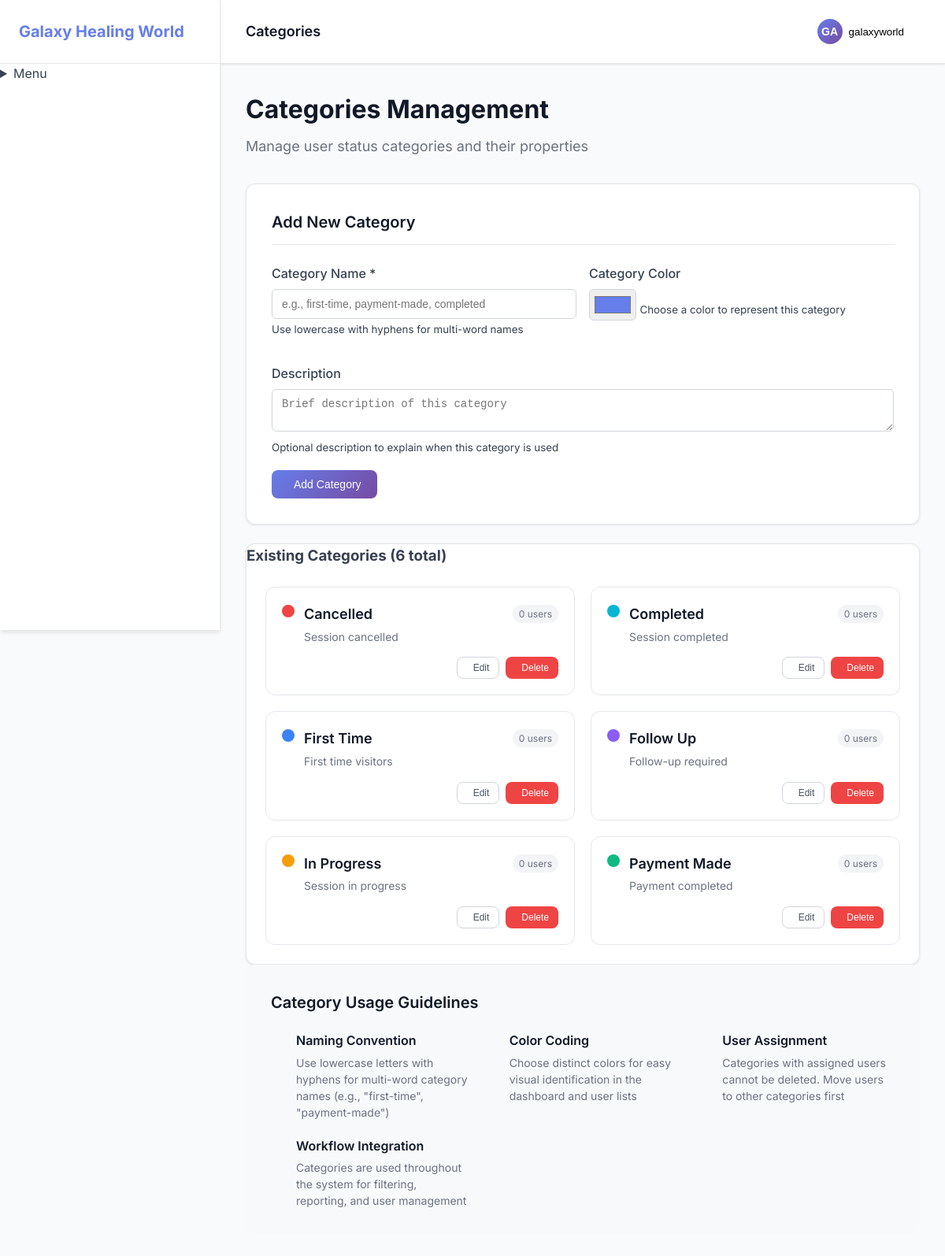
Screenshot of /admin/categories.php (signed in) with the database file from the repository.
### tables this page shows
CREATE TABLE categories (
                id INTEGER PRIMARY KEY AUTOINCREMENT,
                name VARCHAR(100) NOT NULL UNIQUE,
                description TEXT,
                color VARCHAR(7) DEFAULT '#667eea',
                created_at DATETIME DEFAULT CURRENT_TIMESTAMP
            );

### config/config.php (called while the page is built, shortened)
<?php
class Config {
    private static $config = [
        'site' => [
            'name' => 'Galaxy Healing World',
            'description' => 'Your journey to healing starts here',
            'email' => 'info@galaxyhealingworld.com',
            'phone' => '+1234567890',
            'address' => ''
        ],
        'database' => [
            'type' => 'sqlite',
            'sqlite_path' => '',
            'mysql' => [
                'host' => 'localhost',
                'username' => '',
                'password' => '',
                'database' => ''
            ]
        ],
        'email' => [
            'smtp_host' => '',
            'smtp_port' => 587,
            'smtp_username' => '',
            'smtp_password' => '',
            'from_email' => '',
            'from_name' => 'Galaxy Healing World'
        ],
        'payment' => [
            'upi_id' => '',
            'qr_code_path' => '/assets/images/payment-qr.png',
            'whatsapp_number' => '',
            'first_session_amount' => 500
        ]
    ];
    public static function get($key = null) {
        $keys = explode('.', $key);
        $value = self::$config;
        foreach ($keys as $k) {
            if (isset($value[$k])) {
                $value = $value[$k];
            } else {
                return null;
            }
        }
        return $value;
    }
    public static function load() {
        $configFile = __DIR__ . '/settings.json';
        if (file_exists($configFile)) {
            $config = json_decode(file_get_contents($configFile), true);
            if ($config) {
                self::$config = array_replace_recursive(self::$config, $config);
            }
        }
    }
}
?>

### admin/categories.php (the view, shortened to what this page needs)
<?php
require_once '../config/config.php';
$db = Database::getInstance();
$pdo = $db->getConnection();
$stmt = $pdo->query("
    SELECT c.*,
           (SELECT COUNT(*) FROM users u WHERE u.status = c.name) as user_count
    FROM categories c
    ORDER BY c.name
");
$categories = $stmt->fetchAll();
?>
<!DOCTYPE html>
<html lang="en">
<head>
    <link rel="stylesheet" href="../assets/css/admin.css">
    <link rel="stylesheet" href="https://cdn.jsdelivr.net/npm/feather-icons@4.28.0/feather.min.css">
</head>
<body>
    <div class="admin-layout">
        <?php include 'includes/sidebar.php'; ?>
        <div class="admin-content">
            <?php include 'includes/header.php'; ?>
            <main class="main-content">
                <div class="page-header">
                    <h1>Categories Management</h1>
                    <p>Manage user status categories and their properties</p>
                </div>
                <div class="form-section">
                    <h3>Add New Category</h3>
                    <form method="POST" class="category-form">
                        <div class="form-row">
                            <div class="form-group">
                                <label for="name">Category Name <span class="required">*</span></label>
                                <input type="text" id="name" name="name" required class="form-control"
                                       placeholder="e.g., first-time, payment-made, completed"
                                       aria-describedby="name-help">
                                <small id="name-help">Use lowercase with hyphens for multi-word names</small>
                            </div>
                            <div class="form-group">
                                <label for="color">Category Color</label>
                                <input type="color" id="color" name="color" value="#667eea" class="form-control color-input"
                                       aria-describedby="color-help">
                                <small id="color-help">Choose a color to represent this category</small>
                            </div>
                        </div>
                        <div class="form-group">
                            <label for="description">Description</label>
                            <textarea id="description" name="description" rows="2" class="form-control"
                                      placeholder="Brief description of this category"
                                      aria-describedby="description-help"></textarea>
                            <small id="description-help">Optional description to explain when this category is used</small>
                        </div>
                        <button type="submit" class="btn btn-primary">
                            Add Category
                        </button>
                    </form>
                </div>
                <div class="table-container">
                    <div class="table-header">
                        <h3>Existing Categories (<?php echo count($categories); ?> total)</h3>
                    </div>
                    <?php if (empty($categories)): ?>
                        <div class="empty-state" role="status" aria-live="polite">
                            <i data-feather="tag" aria-hidden="true"></i>
                            <h3>No categories found</h3>
                            <p>Add your first category using the form above.</p>
                        </div>
                    <?php else: ?>
                        <div class="categories-grid">
                            <?php foreach ($categories as $category): ?>
                                <div class="category-card">
                                    <div class="category-header">
                                        <div class="category-color"
                                             style="background-color: <?php echo htmlspecialchars($category['color']); ?>"
                                             aria-label="Category color"></div>
                                        <div class="category-info">
                                            <h4 class="category-name">
                                                <?php echo htmlspecialchars(ucwords(str_replace('-', ' ', $category['name']))); ?>
                                            </h4>
                                            <p class="category-description">
                                                <?php echo htmlspecialchars($category['description'] ?: 'No description'); ?>
                                            </p>
                                        </div>
                                        <div class="category-usage">
                                            <span class="usage-count" aria-label="<?php echo $category['user_count']; ?> users assigned">
                                                <?php echo $category['user_count']; ?> users
                                            </span>
                                        </div>
                                    </div>
                                    <div class="category-actions">
                                        <button type="button" class="btn btn-small btn-outline"
                                                onclick="editCategory(<?php echo htmlspecialchars(json_encode($category)); ?>)"
                                                aria-label="Edit <?php echo htmlspecialchars($category['name']); ?> category">
                                            Edit
                                        </button>
                                        <?php if ($category['user_count'] == 0): ?>
                                            <button type="button" class="btn btn-small btn-danger"
                                                    onclick="deleteCategory(<?php echo $category['id']; ?>, '<?php echo htmlspecialchars($category['name']); ?>')"
                                                    aria-label="Delete <?php echo htmlspecialchars($category['name']); ?> category">
                                                Delete
                                            </button>
                                        <?php endif; ?>
                                    </div>
                                </div>
                            <?php endforeach; ?>
                        </div>
                    <?php endif; ?>
                </div>
                <div class="info-section">
                    <h3>Category Usage Guidelines</h3>
                    <div class="info-grid">
                        <div class="info-item">
                            <i data-feather="info" aria-hidden="true"></i>
                            <div>
                                <h4>Naming Convention</h4>
                                <p>Use lowercase letters with hyphens for multi-word category names (e.g., "first-time", "payment-made")</p>
                            </div>
                        </div>
                        <div class="info-item">
                            <i data-feather="palette" aria-hidden="true"></i>
                            <div>
                                <h4>Color Coding</h4>
                                <p>Choose distinct colors for easy visual identification in the dashboard and user lists</p>
                            </div>
                        </div>
                        <div class="info-item">
                            <i data-feather="users" aria-hidden="true"></i>
                            <div>
                                <h4>User Assignment</h4>
                                <p>Categories with assigned users cannot be deleted. Move users to other categories first</p>
                            </div>
                        </div>
                        <div class="info-item">
                            <i data-feather="workflow" aria-hidden="true"></i>
                            <div>
                                <h4>Workflow Integration</h4>
                                <p>Categories are used throughout the system for filtering, reporting, and user management</p>
                            </div>
                        </div>
                    </div>
                </div>
            </main>
        </div>
    </div>
</body>
</html>

### admin/includes/sidebar.php (shortened to what this page needs)
<div class="sidebar">
<div class="sidebar-header">
<a href="index.php" class="sidebar-logo">
<?php echo Config::get('site.name'); ?>
</a>
</div>
<details name="navmenu">
<summary role="button">Menu</summary>
</details>
</div>

### admin/includes/header.php (shortened to what this page needs)
<header class="admin-header">
    <div class="header-title">
        <?php
        $pageTitle = 'Dashboard';
        switch(basename($_SERVER['PHP_SELF'])) {
            case 'categories.php': $pageTitle = 'Categories'; break;
        }
        echo $pageTitle;
        ?>
    </div>
    <div class="header-actions">
        <div class="user-menu">
            <button aria-hidden="true" class="user-trigger">
                <div class="user-avatar">
                    <?php echo strtoupper(substr($_SESSION['admin_username'] ?? 'A', 0, 2)); ?>
                </div>
                <span><?php echo htmlspecialchars($_SESSION['admin_username'] ?? 'Admin'); ?></span>
            </button>
        </div>
    </div>
</header>

### rows the page displays
categories: name "Cancelled", description "Session cancelled", user_count "0"
categories: name "Completed", description "Session completed", user_count "0"
categories: name "First Time", description "First time visitors", user_count "0"
categories: name "Follow Up", description "Follow-up required", user_count "0"
categories: name "In Progress", description "Session in progress", user_count "0"
categories: name "Payment Made", description "Payment completed", user_count "0"

### other values shown
Config::get('site.name') "Galaxy Healing World"
$pageTitle "Categories"
substr($_SESSION['admin_username'] ?? 'A', 0, 2) "GA"
$_SESSION['admin_username'] "galaxyworld"
count($categories) "6"
